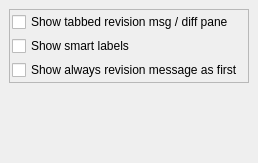
       <widget class="QWidget" name="Browse" >
        <attribute name="title" >
         <string>&amp;Browse</string>
        </attribute>
        <layout class="QHBoxLayout" >
         <property name="spacing" >
          <number>6</number>
         </property>
         <property name="leftMargin" >
          <number>9</number>
         </property>
         <property name="topMargin" >
          <number>9</number>
         </property>
         <property name="rightMargin" >
          <number>9</number>
         </property>
         <property name="bottomMargin" >
          <number>9</number>
         </property>
         <item>
          <layout class="QVBoxLayout" >
           <property name="spacing" >
            <number>0</number>
           </property>
           <property name="leftMargin" >
            <number>0</number>
           </property>
           <property name="topMargin" >
            <number>0</number>
           </property>
           <property name="rightMargin" >
            <number>0</number>
           </property>
           <property name="bottomMargin" >
            <number>0</number>
           </property>
           <item>
            <widget class="QFrame" name="frame_5" >
             <property name="frameShape" >
              <enum>QFrame::StyledPanel</enum>
             </property>
             <property name="frameShadow" >
              <enum>QFrame::Raised</enum>
             </property>
             <layout class="QHBoxLayout" >
              <property name="spacing" >
               <number>0</number>
              </property>
              <property name="leftMargin" >
               <number>2</number>
              </property>
              <property name="topMargin" >
               <number>2</number>
              </property>
              <property name="rightMargin" >
               <number>2</number>
              </property>
              <property name="bottomMargin" >
               <number>2</number>
              </property>
              <item>
               <layout class="QVBoxLayout" >
                <property name="spacing" >
                 <number>4</number>
                </property>
                <property name="leftMargin" >
                 <number>0</number>
                </property>
                <property name="topMargin" >
                 <number>0</number>
                </property>
                <property name="rightMargin" >
                 <number>0</number>
                </property>
                <property name="bottomMargin" >
                 <number>0</number>
                </property>
                <item>
                 <widget class="QCheckBox" name="checkBoxLogDiffTab" >
                  <property name="toolTip" >
                   <string>Check to see tabbed revision log / diff pane</string>
                  </property>
                  <property name="text" >
                   <string>Show tabbed revision msg / diff pane</string>
                  </property>
                 </widget>
                </item>
                <item>
                 <widget class="QCheckBox" name="checkBoxSmartLabels" >
                  <property name="toolTip" >
                   <string>Check to show smart jump labels on revision description pane</string>
                  </property>
                  <property name="text" >
                   <string>Show smart labels</string>
                  </property>
                 </widget>
                </item>
                <item>
                 <widget class="QCheckBox" name="checkBoxMsgOnNewSHA" >
                  <property name="toolTip" >
                   <string>Check to see always the revision description in main view when browsing the repo. Patch content will be visible after request.</string>
                  </property>
                  <property name="text" >
                   <string>Show always revision message as first </string>
                  </property>
                  <property name="shortcut" >
                   <string>Alt+Y</string>
                  </property>
                 </widget>
                </item>
               </layout>
              </item>
             </layout>
            </widget>
           </item>
           <item>
            <spacer>
             <property name="orientation" >
              <enum>Qt::Vertical</enum>
             </property>
             <property name="sizeHint" >
              <size>
               <width>20</width>
               <height>71</height>
              </size>
             </property>
            </spacer>
           </item>
          </layout>
         </item>
        </layout>
       </widget>
